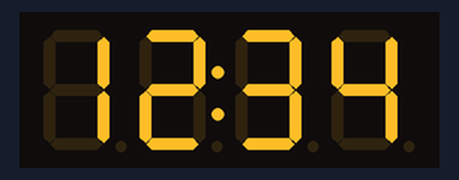
A sketch run on a simulated Arduino Uno, built with avr-gcc and run on an emulated ATmega328P. On the bench: 4-digit seven-segment display.

Above: at 0.1 s.

The sketch:

tipo_chasi.ino
```cpp
#include "TM1637.h"
int8_t DispMSG[] = {1, 2, 3, 4};
#define CLK 3
#define DIO 2
TM1637 tm1637(CLK, DIO);
void setup()
{
  tm1637.init();
  tm1637.set(BRIGHTEST);
}
void loop()
{
  tm1637.point(true);
  tm1637.display(DispMSG);
  delay(1000);
  tm1637.point(false);
  tm1637.display(DispMSG);
  delay(1000);
}
```
